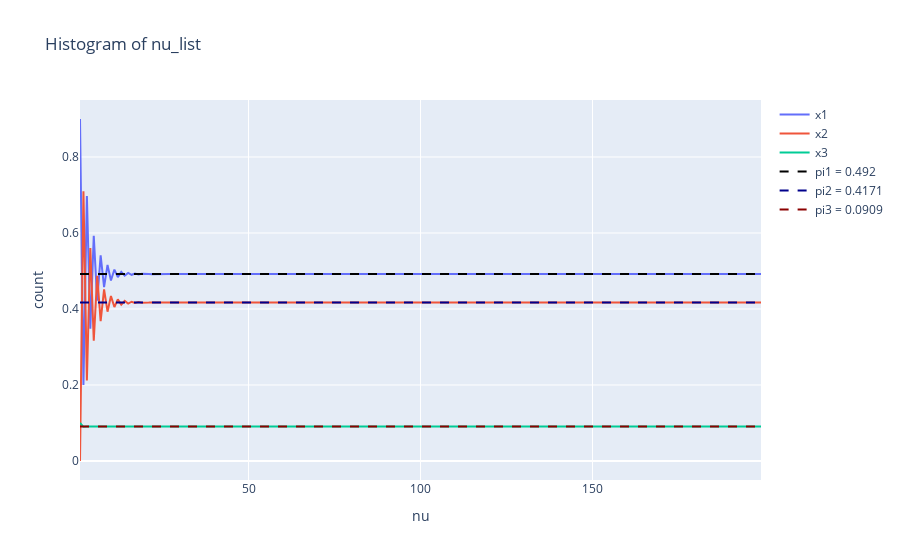

Notebook code for this chart:
### Markdown cell above
5\. a) Compute $\mu_n \triangleq \mu P^n$, the probability distribution of $X(n)$. What is the limit of $\mu_n$ as $n$ goes to $+\infty$? Illustrate the result numerically.

### Code cell
x1=[]
x2=[]
x3=[]
nu=np.array([0,1,0])
N=200
for k in range(1,N):
    nuN=nu.dot(np.linalg.matrix_power(P,k))
    x1.append(nuN[0])
    x2.append(nuN[1])
    x3.append(nuN[2])


dash_colors = ['black', 'darkblue', 'darkred']

fig=go.Figure(data=[go.Scatter(x=[x for x in range(1,N)],y=x1,mode='lines',name='x1'),
                    go.Scatter(x=[x for x in range(1,N)],y=x2,mode='lines',name='x2'),
                    go.Scatter(x=[x for x in range(1,N)],y=x3,mode='lines',name='x3')])
#add the pi component to the plot with a dashed line
fig.add_trace(go.Scatter(x=[x for x in range(1,N)],y=[pi[0] for x in range(1,N)],mode='lines',name='pi1 = '+str(round(pi[0],4)),line=dict(dash='dash',color=dash_colors[0])))
fig.add_trace(go.Scatter(x=[x for x in range(1,N)],y=[pi[1] for x in range(1,N)],mode='lines',name='pi2 = '+str(round(pi[1],4)),line=dict(dash='dash',color=dash_colors[1])))
fig.add_trace(go.Scatter(x=[x for x in range(1,N)],y=[pi[2] for x in range(1,N)],mode='lines',name='pi3 = '+str(round(pi[2],4)),line=dict(dash='dash',color=dash_colors[2])))


fig.update_layout(title_text='Histogram of nu_list',xaxis_title_text='nu',yaxis_title_text='count')
fig.show()

print('µ_n converges towards pi=[0.492,0.4171,0.0909]: ', np.allclose(np.array([x1[-1],x2[-1],x3[-1]]),pi,atol=0.0001))

### Figure 1 — Plotly figure (JSON) as saved in the notebook; plotly's stock layout.template omitted (floating-point values rounded to 4 significant figures; data arrays with more than 128 entries replaced by an {"elided": "..."} marker saying what was removed)
{"data": [{"mode": "lines", "name": "x1", "type": "scatter", "x": {"elided": "199 int values"}, "y": {"elided": "199 float values"}}, {"mode": "lines", "name": "x2", "type": "scatter", "x": {"elided": "199 int values"}, "y": {"elided": "199 float values"}}, {"mode": "lines", "name": "x3", "type": "scatter", "x": {"elided": "199 int values"}, "y": {"elided": "199 float values"}}, {"line": {"color": "black", "dash": "dash"}, "mode": "lines", "name": "pi1 = 0.492", "type": "scatter", "x": {"elided": "199 int values"}, "y": {"elided": "199 float values"}}, {"line": {"color": "darkblue", "dash": "dash"}, "mode": "lines", "name": "pi2 = 0.4171", "type": "scatter", "x": {"elided": "199 int values"}, "y": {"elided": "199 float values"}}, {"line": {"color": "darkred", "dash": "dash"}, "mode": "lines", "name": "pi3 = 0.0909", "type": "scatter", "x": {"elided": "199 int values"}, "y": {"elided": "199 float values"}}], "layout": {"title": {"text": "Histogram of nu_list"}, "xaxis": {"title": {"text": "nu"}}, "yaxis": {"title": {"text": "count"}}}}
